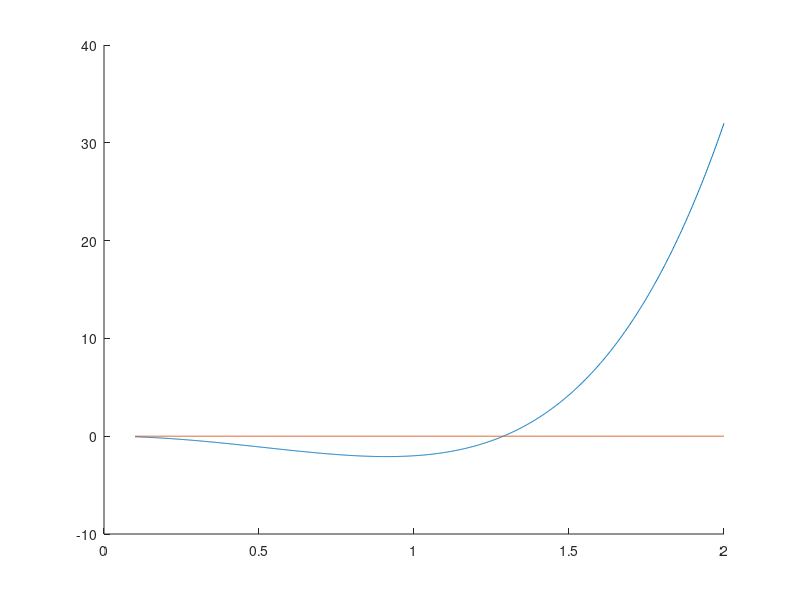
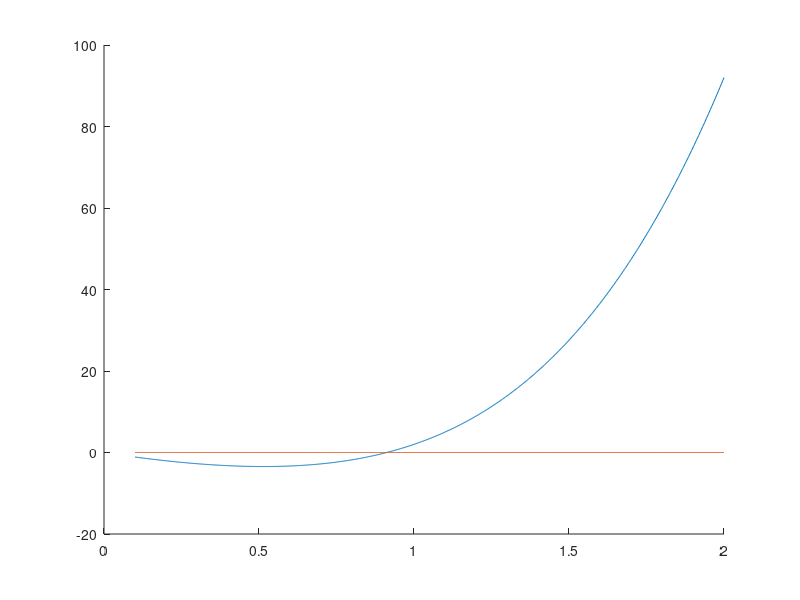

Reproduce these figures in MATLAB, in order.
f = @(x)x.^5+3*x.^3-6*x.^2;
df = @(x)5*x.^4+9*x.^2-12*x;
ddf = @(x)20*x.^3+18*x;
x = linspace(0.1,2,1000);
figure;
hold on;
zero = zeros(1,1000);
plot(x,f(x));
plot(x,zero);

figure;
hold on;
plot(x,df(x));
plot(x,zero);